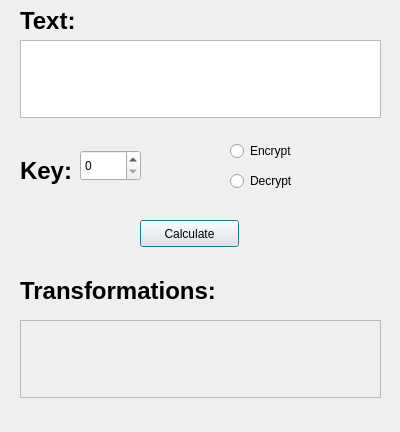
<?xml version="1.0" encoding="UTF-8"?>
<ui version="4.0">
 <class>dialog</class>
 <widget class="QDialog" name="dialog">
  <property name="geometry">
   <rect>
    <x>0</x>
    <y>0</y>
    <width>400</width>
    <height>432</height>
   </rect>
  </property>
  <property name="minimumSize">
   <size>
    <width>400</width>
    <height>432</height>
   </size>
  </property>
  <property name="maximumSize">
   <size>
    <width>400</width>
    <height>432</height>
   </size>
  </property>
  <property name="windowTitle">
   <string>Cesar Cipher</string>
  </property>
  <widget class="QTextEdit" name="mainText">
   <property name="geometry">
    <rect>
     <x>20</x>
     <y>40</y>
     <width>361</width>
     <height>78</height>
    </rect>
   </property>
  </widget>
  <widget class="QLabel" name="label">
   <property name="geometry">
    <rect>
     <x>20</x>
     <y>0</y>
     <width>61</width>
     <height>41</height>
    </rect>
   </property>
   <property name="font">
    <font>
     <pointsize>18</pointsize>
     <weight>75</weight>
     <bold>true</bold>
    </font>
   </property>
   <property name="text">
    <string>Text:</string>
   </property>
  </widget>
  <widget class="QSpinBox" name="spinKey">
   <property name="geometry">
    <rect>
     <x>80</x>
     <y>150</y>
     <width>61</width>
     <height>31</height>
    </rect>
   </property>
   <property name="maximum">
    <number>25</number>
   </property>
  </widget>
  <widget class="QLabel" name="label_2">
   <property name="geometry">
    <rect>
     <x>20</x>
     <y>150</y>
     <width>61</width>
     <height>41</height>
    </rect>
   </property>
   <property name="font">
    <font>
     <pointsize>18</pointsize>
     <weight>75</weight>
     <bold>true</bold>
    </font>
   </property>
   <property name="text">
    <string>Key:</string>
   </property>
  </widget>
  <widget class="QRadioButton" name="radioEncrypt">
   <property name="geometry">
    <rect>
     <x>230</x>
     <y>140</y>
     <width>117</width>
     <height>22</height>
    </rect>
   </property>
   <property name="text">
    <string>Encrypt</string>
   </property>
  </widget>
  <widget class="QRadioButton" name="radioDecrypt">
   <property name="geometry">
    <rect>
     <x>230</x>
     <y>170</y>
     <width>117</width>
     <height>22</height>
    </rect>
   </property>
   <property name="text">
    <string>Decrypt</string>
   </property>
  </widget>
  <widget class="QTextEdit" name="resultText">
   <property name="enabled">
    <bool>false</bool>
   </property>
   <property name="geometry">
    <rect>
     <x>20</x>
     <y>320</y>
     <width>361</width>
     <height>78</height>
    </rect>
   </property>
  </widget>
  <widget class="QLabel" name="label_3">
   <property name="geometry">
    <rect>
     <x>20</x>
     <y>270</y>
     <width>201</width>
     <height>41</height>
    </rect>
   </property>
   <property name="font">
    <font>
     <pointsize>18</pointsize>
     <weight>75</weight>
     <bold>true</bold>
    </font>
   </property>
   <property name="text">
    <string>Transformations:</string>
   </property>
  </widget>
  <widget class="QPushButton" name="btnAction">
   <property name="geometry">
    <rect>
     <x>140</x>
     <y>220</y>
     <width>99</width>
     <height>27</height>
    </rect>
   </property>
   <property name="text">
    <string>Calculate</string>
   </property>
  </widget>
 </widget>
 <resources/>
 <connections/>
</ui>
